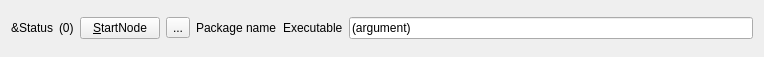
<?xml version="1.0" encoding="UTF-8"?>
<ui version="4.0">
 <class>NodeWidget</class>
 <widget class="QWidget" name="NodeWidget">
  <property name="geometry">
   <rect>
    <x>0</x>
    <y>0</y>
    <width>764</width>
    <height>57</height>
   </rect>
  </property>
  <property name="minimumSize">
   <size>
    <width>300</width>
    <height>30</height>
   </size>
  </property>
  <property name="windowTitle">
   <string>ROS Launch GUI</string>
  </property>
  <layout class="QVBoxLayout" name="_vlayout">
   <item>
    <layout class="QHBoxLayout" name="horizontalLayout">
     <item>
      <widget class="QLabel" name="_label_status">
       <property name="text">
        <string>&amp;Status</string>
       </property>
      </widget>
     </item>
     <item>
      <widget class="QLabel" name="label_spawncount">
       <property name="text">
        <string>(0)</string>
       </property>
      </widget>
     </item>
     <item>
      <widget class="QPushButton" name="_pushbutton_start_stop_node">
       <property name="text">
        <string>&amp;StartNode</string>
       </property>
       <property name="icon">
        <iconset theme="QStyle.SP_MediaPlay">
         <normaloff/>
        </iconset>
       </property>
      </widget>
     </item>
     <item>
      <widget class="QToolButton" name="_respawn_toggle">
       <property name="text">
        <string>...</string>
       </property>
       <property name="icon">
        <iconset theme="QStyle.SP_BrowserReload">
         <normaloff/>
        </iconset>
       </property>
       <property name="checkable">
        <bool>true</bool>
       </property>
      </widget>
     </item>
     <item>
      <widget class="QLabel" name="_label_pkg_name">
       <property name="text">
        <string>Package name</string>
       </property>
      </widget>
     </item>
     <item>
      <widget class="QLabel" name="_label_name_executable">
       <property name="text">
        <string>Executable</string>
       </property>
      </widget>
     </item>
     <item>
      <widget class="QLineEdit" name="_lineEdit_launch_prefix">
       <property name="text">
        <string>(argument)</string>
       </property>
      </widget>
     </item>
    </layout>
   </item>
  </layout>
 </widget>
 <resources/>
 <connections/>
</ui>
